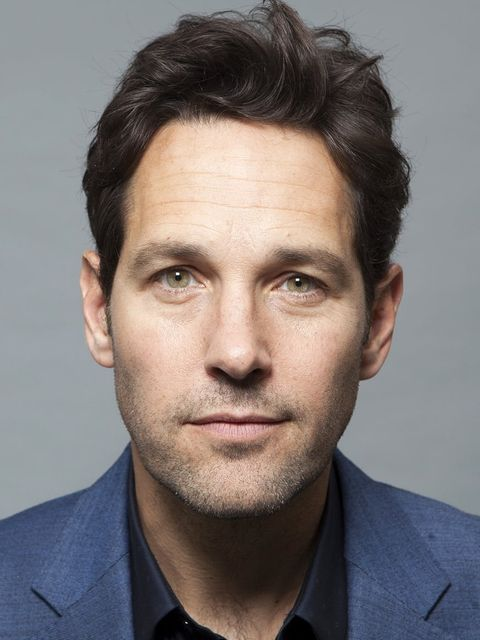
#> input picture atividade5/exemplo.jpeg, 480 x 640 px
$ python 'detecçãoPele.py'
#> lines starting #> are read from the running program, lines starting #| are printed output that depends on the picture; after the words box and inside, x2 and y2 are one past the last pixel; in counts of white or black regions, pixels touching at a corner belong together
#> further down, image is the input picture: shape (640, 480, 3); mean B, G, R 118.1, 118.9, 125.9
import numpy as np
import cv2

def skinDetection(image, hue, sat, value):
    # Converte a imagem para o espaço de cores HSV
    hsvimg = cv2.cvtColor(image, cv2.COLOR_BGR2HSV)
#> hsvimg: shape (640, 480, 3); mean H, S, V 59.4, 57.8, 135.7

    # Define o intervalo de cores que correspondem à pele humana
    lower_skin = np.array([hue['min'], sat['min'], value['min']])
    upper_skin = np.array([hue['max'], sat['max'], value['max']])

    # Cria uma máscara para os pixels que estão dentro do intervalo de cores da pele
    skin_mask = cv2.inRange(hsvimg, lower_skin, upper_skin)
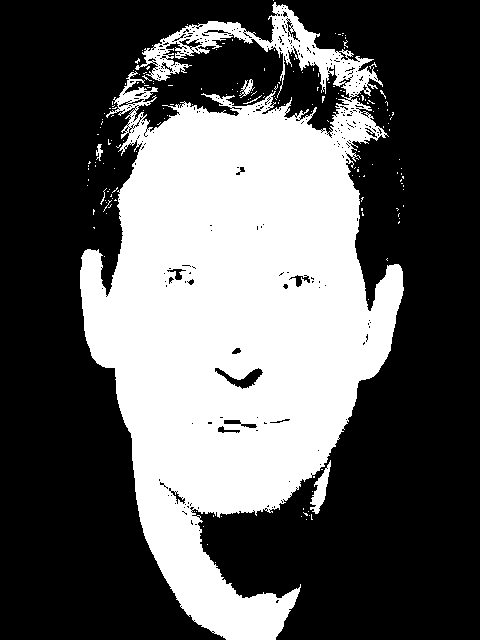
#> skin_mask: shape (640, 480); 36.6% white; 184 white regions (178 under 20 px), largest, box (x1, y1, x2, y2) and area: (80, 2, 404, 640) 111205, (310, 460, 331, 514) 451, (239, 79, 255, 98) 113, (96, 144, 103, 161) 62, (243, 95, 262, 104) 26, (100, 188, 107, 205) 22

    # Aplica a máscara para isolar a região de pele
    skin_result = cv2.bitwise_and(image, image, mask=skin_mask)
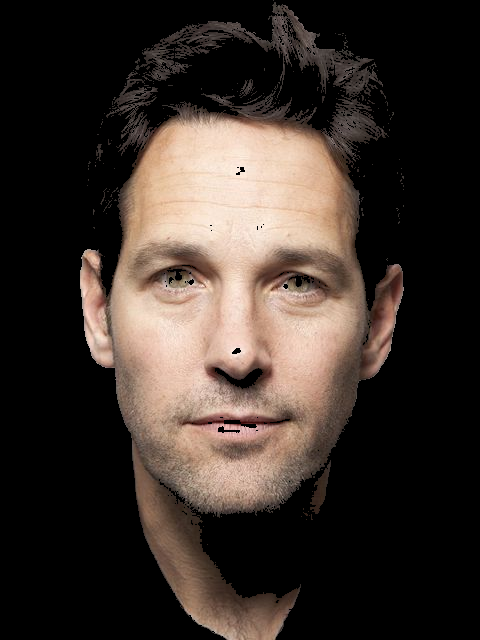
#> skin_result: shape (640, 480, 3); mean B, G, R 43.9, 50, 60.1

    return skin_result

# Carregue a imagem
image = cv2.imread('exemplo.jpeg')

# Defina os intervalos de cor da pele (ajuste conforme necessário)
hue_range = {'min': 0, 'max': 20}
saturation_range = {'min': 30, 'max': 255}
value_range = {'min': 50, 'max': 255}

# Aplique a detecção de pele na imagem
skin_result = skinDetection(image, hue_range, saturation_range, value_range)

# Salve a nova imagem
cv2.imwrite('skin_detected.jpg', skin_result)

# Mostre a imagem original e a imagem resultante
cv2.imshow('Original Image', image)
cv2.imshow('Skin Detected Image', skin_result)
cv2.waitKey(0)
cv2.destroyAllWindows()

$ run again, with atividade5/lontra.jpeg copied over atividade5/exemplo.jpeg
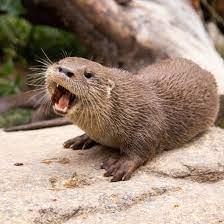
#> input picture atividade5/lontra.jpeg, 224 x 224 px
#> image is the input picture: shape (224, 224, 3); mean B, G, R 122, 138.2, 158.8
#> hsvimg: shape (224, 224, 3); mean H, S, V 15.8, 81.1, 159.3
#> in skinDetection, `skin_mask = cv2.inRange(hsvimg, lower_skin, upper_skin)`:
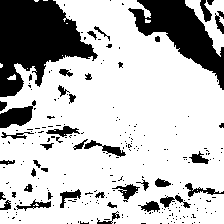
#> skin_mask: shape (224, 224); 74.4% white; 251 black regions (212 under 20 px), largest, box (x1, y1, x2, y2) and area: (0, 0, 98, 97) 5520, (128, 0, 224, 90) 3362, (0, 100, 36, 128) 533
#> in skinDetection, `skin_result = cv2.bitwise_and(image, image, mask=skin_mask)`:
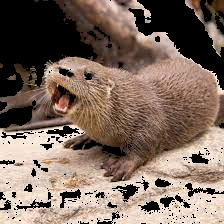
#> skin_result: shape (224, 224, 3); mean B, G, R 94.1, 106.3, 125.3
